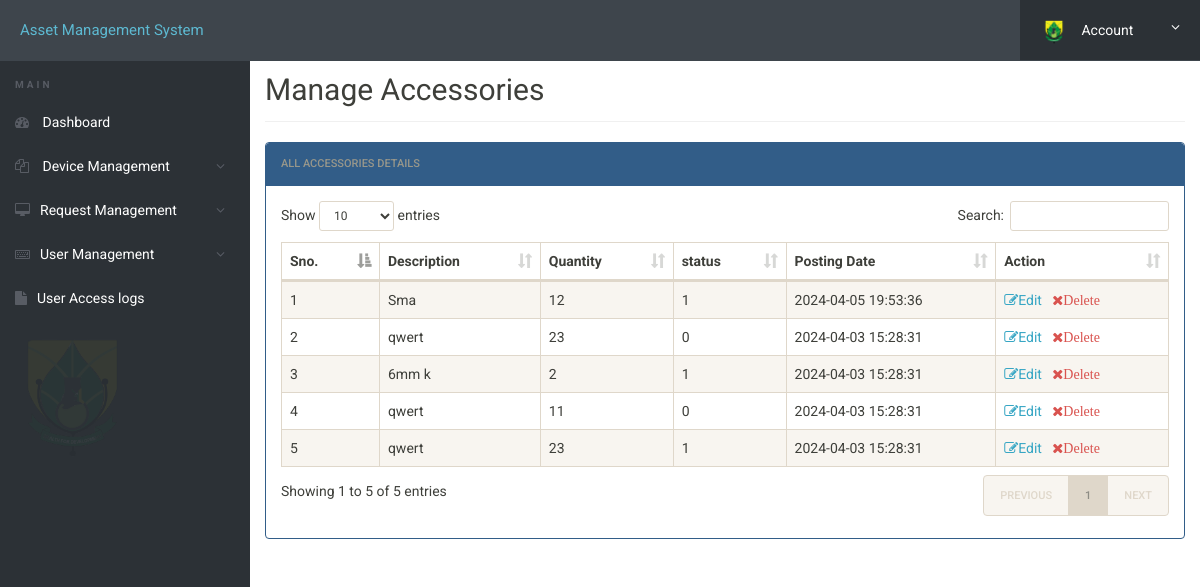
The page /inventory/admin/manage-accessories.php (signed in) on the database its author committed.
### tables this page shows
CREATE TABLE `accessories` (
  `d_id` int(11) NOT NULL,
  `description` varchar(255) NOT NULL,
  `quantity` int(11) NOT NULL,
  `status` tinyint(1) NOT NULL,
  `posting_date` timestamp NOT NULL DEFAULT current_timestamp() ON UPDATE current_timestamp(),
  `user_id` int(11) NOT NULL
);

### inventory/admin/manage-accessories.php (the view, shortened to what this page needs)
<?php
include('includes/config.php');
?>
<!doctype html>
<html lang="en" class="no-js">
<head>
	<link rel="stylesheet" href="css/font-awesome.min.css">
	<link rel="stylesheet" href="css/bootstrap.min.css">
	<link rel="stylesheet" href="css/dataTables.bootstrap.min.css">
	<link rel="stylesheet" href="css/bootstrap-social.css">
	<link rel="stylesheet" href="css/bootstrap-select.css">
	<link rel="stylesheet" href="css/fileinput.min.css">
	<link rel="stylesheet" href="css/awesome-bootstrap-checkbox.css">
	<link rel="stylesheet" href="css/style.css">
<body>
	<?php include('includes/header.php');?>
	<div class="ts-main-content">
			<?php include('includes/sidebar.php');?>
		<div class="content-wrapper">
			<div class="container-fluid">
				<div class="row">
					<div class="col-md-12">
						<h2 class="page-title" style="padding-top: 3%;">Manage Accessories</h2>
						<div class="panel panel-default panel-primary ">
							<div class="panel-heading">All Accessories Details</div>
							<div class="panel-body">
								<table id="zctb" class="display table table-striped table-bordered table-hover" cellspacing="0" width="100%">
									<thead>
										<tr>
											<th>Sno.</th>
											<th>Description</th>
											<th>Quantity</th>
											<th>status  </th>
                                            <th>Posting Date</th>
											<th>Action</th>
										</tr>
									</thead>
									<tbody>
<?php
$ret="SELECT * FROM accessories ORDER BY d_id DESC";
$stmt= $mysqli->prepare($ret) ;
$stmt->execute() ;
$res=$stmt->get_result();
$cnt=1;
while($row=$res->fetch_object())
	  {
	  	?>
<tr><td><?php echo $cnt;;?></td>
<td><?php echo $row->description;?></td>
<td><?php echo $row->quantity;?></td>
<td><?php echo $row->status;?></td>
<td><?php echo $row->posting_date;?></td>
<td><a href="edit-accessories.php?d_id=<?php echo $row->d_id;?>"><i class="fa fa-edit"></i>Edit</a>&nbsp;&nbsp;
<a href="manage-accessories.php?del=<?php echo $row->d_id;?>"><i class="fa fa-close text-danger">Delete</i></a>&nbsp;&nbsp;
</td>
										</tr>
									<?php
$cnt=$cnt+1;
									 } ?>
									</tbody>
								</table>
							</div>
						</div>
					</div>
				</div>
			</div>
		</div>
	</div>
</body>
</html>

### inventory/admin/css/style.css (style rules this page uses)
html { font-size: 14px; }
@media only screen and (min-width: 480px) { html { font-size: 17px; } }
@media only screen and (min-width: 768px) { html { font-size: 14px; } }
body { font-size: 1em; }
a { color: #37a6c4; }
.panel { overflow: hidden; }
.page-title { padding-bottom: 15px; margin-bottom: 20px; border-bottom: 1px solid #f0f0f0; }
.ts-main-content .content-wrapper { padding-top: 15px; margin-top: 10px; }
@media only screen and (min-width: 992px) { .ts-main-content .content-wrapper { margin-left: 250px; } }

### rows shown on the page
accessories: description "Sma", quantity "12", status "1", posting_date "2024-04-05 19:53:36"
accessories: description "qwert", quantity "23", status "0", posting_date "2024-04-03 15:28:31"
accessories: description "6mm k", quantity "2", status "1", posting_date "2024-04-03 15:28:31"
accessories: description "qwert", quantity "11", status "0", posting_date "2024-04-03 15:28:31"
accessories: description "qwert", quantity "23", status "1", posting_date "2024-04-03 15:28:31"
